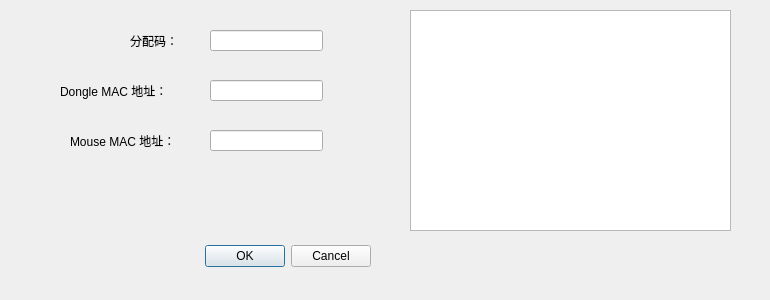
<?xml version="1.0" encoding="UTF-8"?>
<ui version="4.0">
 <class>NotifyPairingInfo</class>
 <widget class="QDialog" name="NotifyPairingInfo">
  <property name="geometry">
   <rect>
    <x>0</x>
    <y>0</y>
    <width>770</width>
    <height>300</height>
   </rect>
  </property>
  <property name="windowTitle">
   <string>Dialog</string>
  </property>
  <widget class="QDialogButtonBox" name="buttonBox">
   <property name="geometry">
    <rect>
     <x>30</x>
     <y>240</y>
     <width>341</width>
     <height>32</height>
    </rect>
   </property>
   <property name="orientation">
    <enum>Qt::Horizontal</enum>
   </property>
   <property name="standardButtons">
    <set>QDialogButtonBox::Cancel|QDialogButtonBox::Ok</set>
   </property>
  </widget>
  <widget class="QLabel" name="label">
   <property name="geometry">
    <rect>
     <x>130</x>
     <y>20</y>
     <width>61</width>
     <height>41</height>
    </rect>
   </property>
   <property name="text">
    <string>分配码：</string>
   </property>
  </widget>
  <widget class="QLineEdit" name="le_pairingCode">
   <property name="geometry">
    <rect>
     <x>210</x>
     <y>30</y>
     <width>113</width>
     <height>21</height>
    </rect>
   </property>
  </widget>
  <widget class="QLabel" name="label_2">
   <property name="geometry">
    <rect>
     <x>60</x>
     <y>70</y>
     <width>141</width>
     <height>41</height>
    </rect>
   </property>
   <property name="text">
    <string>Dongle MAC 地址：</string>
   </property>
  </widget>
  <widget class="QLineEdit" name="le_dongleMAC">
   <property name="geometry">
    <rect>
     <x>210</x>
     <y>80</y>
     <width>113</width>
     <height>21</height>
    </rect>
   </property>
   <property name="text">
    <string/>
   </property>
  </widget>
  <widget class="QLabel" name="label_3">
   <property name="geometry">
    <rect>
     <x>70</x>
     <y>120</y>
     <width>141</width>
     <height>41</height>
    </rect>
   </property>
   <property name="text">
    <string>Mouse MAC 地址：</string>
   </property>
  </widget>
  <widget class="QLineEdit" name="le_mouseMAC">
   <property name="geometry">
    <rect>
     <x>210</x>
     <y>130</y>
     <width>113</width>
     <height>21</height>
    </rect>
   </property>
  </widget>
  <widget class="QTableView" name="tbv_pairingInfo">
   <property name="geometry">
    <rect>
     <x>410</x>
     <y>10</y>
     <width>321</width>
     <height>221</height>
    </rect>
   </property>
  </widget>
 </widget>
 <resources/>
 <connections>
  <connection>
   <sender>buttonBox</sender>
   <signal>accepted()</signal>
   <receiver>NotifyPairingInfo</receiver>
   <slot>accept()</slot>
   <hints>
    <hint type="sourcelabel">
     <x>248</x>
     <y>254</y>
    </hint>
    <hint type="destinationlabel">
     <x>157</x>
     <y>274</y>
    </hint>
   </hints>
  </connection>
  <connection>
   <sender>buttonBox</sender>
   <signal>rejected()</signal>
   <receiver>NotifyPairingInfo</receiver>
   <slot>reject()</slot>
   <hints>
    <hint type="sourcelabel">
     <x>316</x>
     <y>260</y>
    </hint>
    <hint type="destinationlabel">
     <x>286</x>
     <y>274</y>
    </hint>
   </hints>
  </connection>
 </connections>
</ui>
